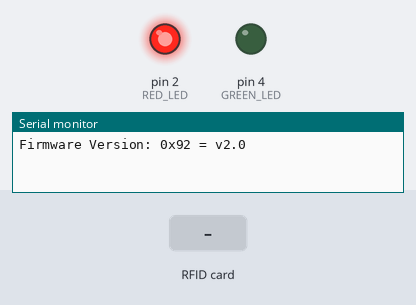
The sketch below on a simulated Arduino Uno, built with avr-gcc and run on an emulated ATmega328P. On the bench: output pins drawn as LEDs (lit = HIGH), the last lines printed to the serial monitor. The inputs (shaded band) are chosen by the test bench. Pins used as bus, display or sensor lines are not drawn.

Above: at 0.1 s.
At 1.6 s:
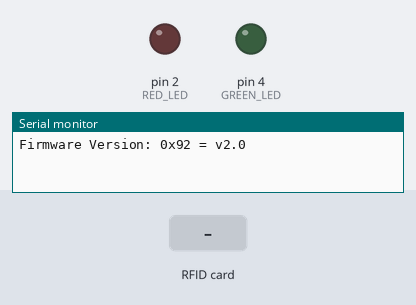
1.7 s: RFID card 0C BD F3 16 held to the reader
At 2.1 s:
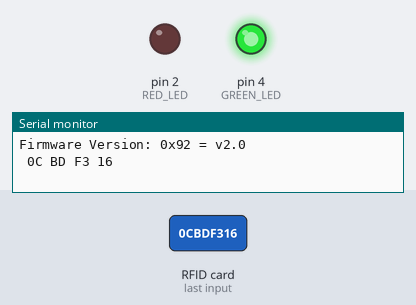
3.2 s: RFID card 33 27 04 03 held to the reader
Timing chart, 0 to 9.2 s (numbered marks = the images above; inputs shaded):
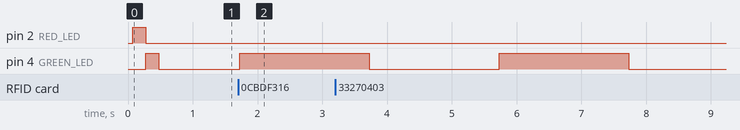

The sketch:

main.ino
```cpp
/*

 * Typical pin layout used:
 * -----------------------------------------------------------------------------------------
 *             MFRC522      Arduino       Arduino   Arduino    Arduino          Arduino
 *             Reader/PCD   Uno/101       Mega      Nano v3    Leonardo/Micro   Pro Micro
 * Signal      Pin          Pin           Pin       Pin        Pin              Pin
 * -----------------------------------------------------------------------------------------
 * RST/Reset   RST          9             5         D9         RESET/ICSP-5     RST
 * SPI SS      SDA(SS)      10            53        D10        10               10
 * SPI MOSI    MOSI         11 / ICSP-4   51        D11        ICSP-4           16
 * SPI MISO    MISO         12 / ICSP-1   50        D12        ICSP-1           14
 * SPI SCK     SCK          13 / ICSP-3   52        D13        ICSP-3           15
 *
  Utilisé pour tester le fonctionnement du module MFRC522 avec l'interface Seriel
 */

#include <SPI.h>
#include <MFRC522.h>
#include <Ethernet.h>

#define RST_PIN 9          // Configurable, see typical pin layout above
#define SS_PIN 10         // Configurable, see typical pin layout above
#define RED_LED 2
#define GREEN_LED 4

// Access
  /*
   ID de nos RFID: mena et carte fotsy
   0C BD F3 16
   33 27 04 03
  */
String access_table[] = {" 0C BD F3 16", " 33 27 04 03"};
int len = 2;

MFRC522 rfid(SS_PIN, RST_PIN);  // Create MFRC522 instance

byte id[4];

void allowAccess(){
  digitalWrite(RED_LED, LOW);
  digitalWrite(GREEN_LED, HIGH);
  delay(2000);
  digitalWrite(GREEN_LED, LOW);
  }

void denyAccess(){
  digitalWrite(RED_LED, HIGH);
  digitalWrite(GREEN_LED, LOW);
  delay(2000);
  digitalWrite(RED_LED, LOW);
  }

void blipTest(){
  digitalWrite(RED_LED, HIGH);
  delay(200);
  digitalWrite(RED_LED, LOW);
  digitalWrite(GREEN_LED, HIGH);
  delay(200);
  digitalWrite(GREEN_LED, LOW);
}

bool isElementPresent(String table[], String element){
  for(int i=0; i<len; i++){
    if(element == table[i]){
      return true;
      break;
    }
  }
  return false;
}

void setup() {
  Serial.begin(9600);   // Initialize serial communications with the PC
  while (!Serial);    // Do nothing if no serial port is opened (added for Arduinos based on ATMEGA32U4)
  SPI.begin();      // Init SPI bus
  rfid.PCD_Init();   // Init MFRC522
  delay(20);       // Optional delay. Some board do need more time after init to be ready;
  rfid.PCD_DumpVersionToSerial();  // Show details of PCD - MFRC522 Card Reader details

  // LED
  pinMode(RED_LED, OUTPUT);
  pinMode(GREEN_LED, OUTPUT);
  digitalWrite(RED_LED, LOW);
  digitalWrite(GREEN_LED, LOW);

  blipTest();

}

void loop() {
  // Reset the loop if no new card present on the sensor/reader. This saves the entire process when idle.
  if ( ! rfid.PICC_IsNewCardPresent()) {
    return;
  }

  // Select one of the cards
  if ( ! rfid.PICC_ReadCardSerial()) {
    return;
  }

  // Enregistrement
  for (byte i = 0; i<4; i++){
    id[i] = rfid.uid.uidByte[i];
  }

  String content = "";
  byte letter;
  for (byte i = 0; i < rfid.uid.size ; i++){
    content.concat(String(rfid.uid.uidByte[i] < 0x10 ? " 0" : " "));
    content.concat(String(rfid.uid.uidByte[i], HEX));
  }
  content.toUpperCase();


  if( isElementPresent(access_table, content) ){
    Serial.println(content);
    allowAccess();
  }
  else{
    Serial.println(content);
    denyAccess();
    }

  delay(2000); // delai de 2 secondes pour eviter les duplicata

  // RE-init RFID
  rfid.PICC_HaltA(); // Halt PICC
  rfid.PCD_StopCrypto1(); // Stop encryption on PCD

}
```

Measured:
- after the input at 1.7 s, pin 4 (GREEN_LED): LOW → HIGH at once
